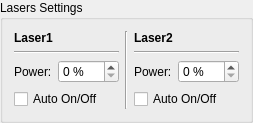
                 <widget class="QGroupBox" name="groupBox_15">
                  <property name="title">
                   <string>Lasers Settings</string>
                  </property>
                  <layout class="QHBoxLayout" name="horizontalLayout_68">
                   <item>
                    <layout class="QVBoxLayout" name="verticalLayout_43">
                     <item>
                      <widget class="QLabel" name="label_72">
                       <property name="text">
                        <string>&lt;html&gt;&lt;head/&gt;&lt;body&gt;&lt;p&gt;&lt;span style=&quot; font-weight:600;&quot;&gt;Laser1&lt;/span&gt;&lt;/p&gt;&lt;/body&gt;&lt;/html&gt;</string>
                       </property>
                      </widget>
                     </item>
                     <item>
                      <widget class="Line" name="line_20">
                       <property name="sizePolicy">
                        <sizepolicy hsizetype="Preferred" vsizetype="Preferred">
                         <horstretch>0</horstretch>
                         <verstretch>0</verstretch>
                        </sizepolicy>
                       </property>
                       <property name="orientation">
                        <enum>Qt::Horizontal</enum>
                       </property>
                      </widget>
                     </item>
                     <item>
                      <layout class="QFormLayout" name="formLayout_14">
                       <item row="0" column="0">
                        <widget class="QLabel" name="label_50">
                         <property name="sizePolicy">
                          <sizepolicy hsizetype="Fixed" vsizetype="Preferred">
                           <horstretch>0</horstretch>
                           <verstretch>0</verstretch>
                          </sizepolicy>
                         </property>
                         <property name="text">
                          <string>Power:</string>
                         </property>
                        </widget>
                       </item>
                       <item row="0" column="1">
                        <widget class="QDoubleSpinBox" name="doubleSpinBox_laser1Amplitude">
                         <property name="sizePolicy">
                          <sizepolicy hsizetype="Preferred" vsizetype="Fixed">
                           <horstretch>0</horstretch>
                           <verstretch>0</verstretch>
                          </sizepolicy>
                         </property>
                         <property name="suffix">
                          <string> %</string>
                         </property>
                         <property name="decimals">
                          <number>0</number>
                         </property>
                         <property name="minimum">
                          <double>0.000000000000000</double>
                         </property>
                         <property name="maximum">
                          <double>100.000000000000000</double>
                         </property>
                         <property name="singleStep">
                          <double>1.000000000000000</double>
                         </property>
                         <property name="value">
                          <double>0.000000000000000</double>
                         </property>
                        </widget>
                       </item>
                      </layout>
                     </item>
                     <item>
                      <widget class="QCheckBox" name="checkBox_laser1Automatic">
                       <property name="text">
                        <string>Auto On/Off</string>
                       </property>
                      </widget>
                     </item>
                    </layout>
                   </item>
                   <item>
                    <widget class="Line" name="line_21">
                     <property name="orientation">
                      <enum>Qt::Vertical</enum>
                     </property>
                    </widget>
                   </item>
                   <item>
                    <layout class="QVBoxLayout" name="verticalLayout_44">
                     <item>
                      <widget class="QLabel" name="label_73">
                       <property name="text">
                        <string>&lt;html&gt;&lt;head/&gt;&lt;body&gt;&lt;p&gt;&lt;span style=&quot; font-weight:600;&quot;&gt;Laser2&lt;/span&gt;&lt;/p&gt;&lt;/body&gt;&lt;/html&gt;</string>
                       </property>
                      </widget>
                     </item>
                     <item>
                      <widget class="Line" name="line_22">
                       <property name="sizePolicy">
                        <sizepolicy hsizetype="Preferred" vsizetype="Preferred">
                         <horstretch>0</horstretch>
                         <verstretch>0</verstretch>
                        </sizepolicy>
                       </property>
                       <property name="orientation">
                        <enum>Qt::Horizontal</enum>
                       </property>
                      </widget>
                     </item>
                     <item>
                      <layout class="QFormLayout" name="formLayout_15">
                       <item row="0" column="0">
                        <widget class="QLabel" name="label_74">
                         <property name="sizePolicy">
                          <sizepolicy hsizetype="Fixed" vsizetype="Preferred">
                           <horstretch>0</horstretch>
                           <verstretch>0</verstretch>
                          </sizepolicy>
                         </property>
                         <property name="text">
                          <string>Power:</string>
                         </property>
                        </widget>
                       </item>
                       <item row="0" column="1">
                        <widget class="QDoubleSpinBox" name="doubleSpinBox_laser2Amplitude">
                         <property name="sizePolicy">
                          <sizepolicy hsizetype="Preferred" vsizetype="Fixed">
                           <horstretch>0</horstretch>
                           <verstretch>0</verstretch>
                          </sizepolicy>
                         </property>
                         <property name="suffix">
                          <string> %</string>
                         </property>
                         <property name="decimals">
                          <number>0</number>
                         </property>
                         <property name="maximum">
                          <double>100.000000000000000</double>
                         </property>
                         <property name="singleStep">
                          <double>1.000000000000000</double>
                         </property>
                        </widget>
                       </item>
                      </layout>
                     </item>
                     <item>
                      <widget class="QCheckBox" name="checkBox_laser2Automatic">
                       <property name="text">
                        <string>Auto On/Off</string>
                       </property>
                      </widget>
                     </item>
                    </layout>
                   </item>
                  </layout>
                 </widget>
